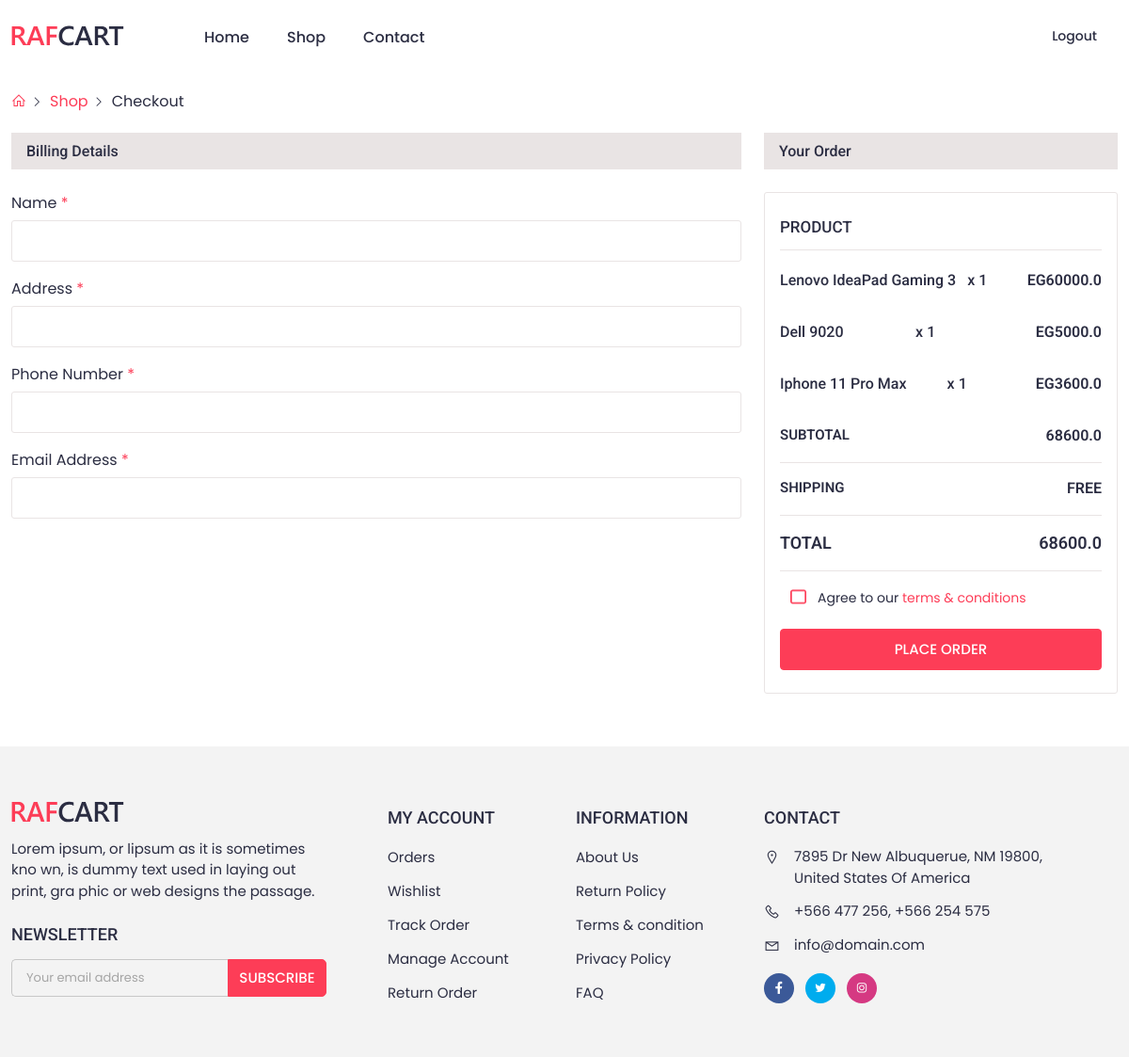
Page /shop/checkout/ (signed in) on the earlier database version.
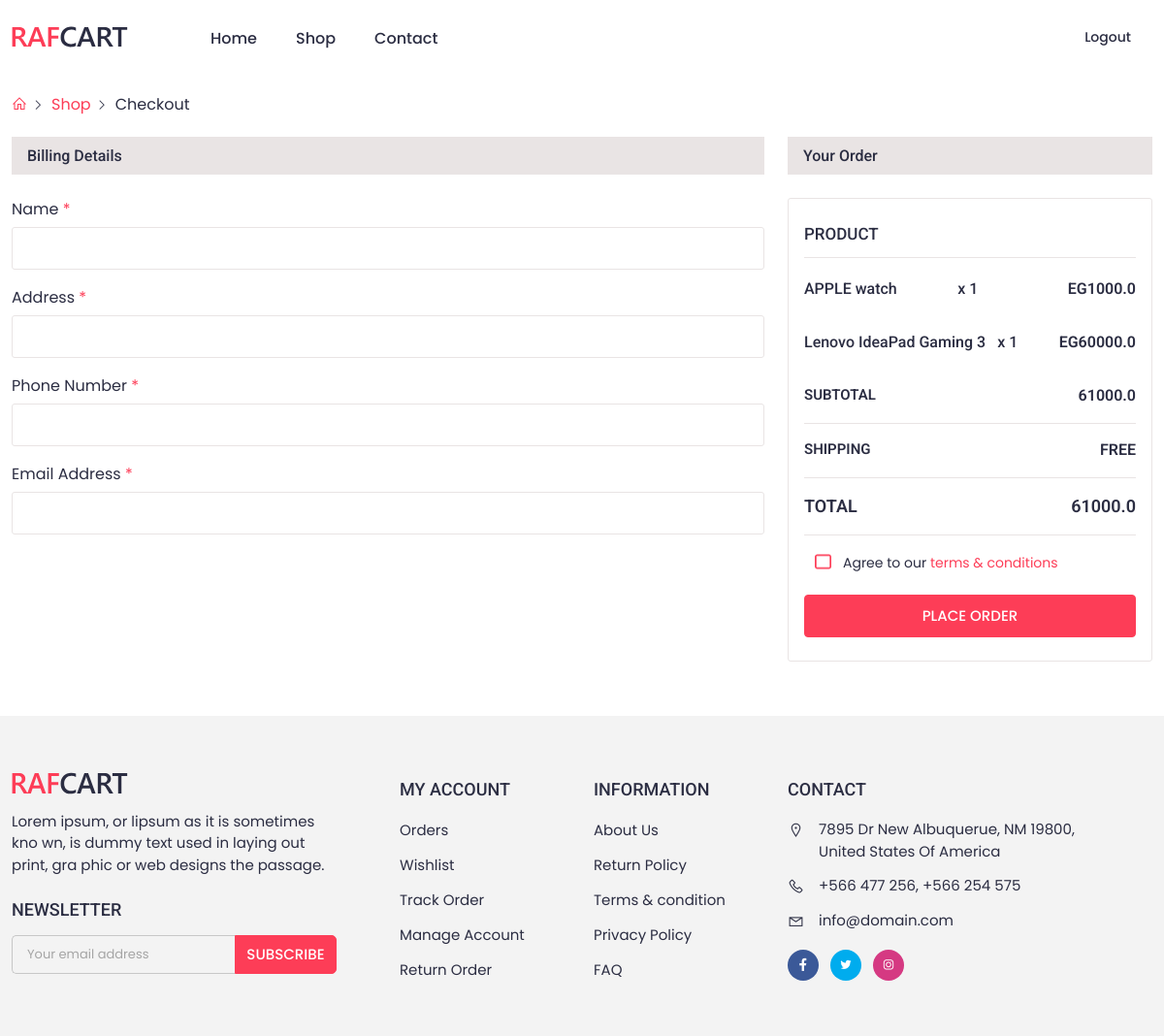
Same page on the later database version.
### shop/models.py (models this page shows, shortened)
class CartItem(models.Model):
    cart = models.ForeignKey(Cart, on_delete=models.CASCADE)
    product = models.ForeignKey(Product, on_delete=models.CASCADE)
    quantity = models.PositiveIntegerField(default=1)

class Product(models.Model):
    Name = models.CharField(max_length=60)
    Price = models.FloatField()
    Description = models.TextField(max_length=2000)
    Image = models.ImageField(upload_to='images/')
    Availability = models.BooleanField(default=True)
    Color=ColorField(default='#000000')
    Category=models.ForeignKey(Category, on_delete=models.SET_NULL, related_name="products",null=True)
    SubCategory=models.ForeignKey(SubCategory, on_delete=models.SET_NULL, related_name="products",null=True)
    Brand = models.ForeignKey(Brand, on_delete=models.CASCADE, related_name="Brand_Product",null=True)

### shop/views.py (the view, shortened to what this page needs)
# urls.py: path('checkout/',views.checkout, name='checkout'),
def checkout(request):
    if request.user.is_authenticated:
        cart = Cart.objects.filter(user=request.user).first()
        if cart:
            cart_items = CartItem.objects.filter(cart=cart)
            total_price = calculate_total_price(cart_items)
        else:
            cart_items = None
            total_price = 0
    else:
        cart_items = None
        total_price = 0
    return render(request, 'shop/checkout.html', {'cart_items': cart_items, 'total_price': total_price})

### shop/views.py (called while the page is built)
def calculate_total_price(cart_items):
    total_price = 0
    for cart_item in cart_items:
        total_price += cart_item.product.Price * cart_item.quantity
    return total_price

### templates/shop/checkout.html (shortened to what this page needs)
{% extends 'base.html' %}
{% block content %}
    <div class="container">
      <div class="breadcrumbs">
        <a href="{% url 'home' %}"><i class="las la-home"></i></a>
        <a href="#">Shop</a>
        <a href="#" class="active">Checkout</a>
      </div>
    </div>
     <div class="cart_area section_padding_b">
      <div class="container">
        <div class="row">
          <div class="col-xl-8 col-lg-7 col-md-6">
            <h4 class="shop_cart_title mb-4 ps-3">Billing details</h4>
            <div class="billing_form">
              <form method="post">
                  <div class="row">
                    <div class="col-lg-12">
                      <div class="single_billing_inp">
                        <label for="first_name">Name <span>*</span></label>
                        <input type="text" name="name"  />
                      </div>
                    </div>
                    <div class="col-12">
                      <div class="single_billing_inp">
                        <label for="street_addr"
                          > Address <span>*</span></label
                        >
                        <input name="address" type="text"  />
                      </div>
                    </div>
                    <div class="col-12">
                      <div class="single_billing_inp">
                        <label for="phone_number"
                          >Phone Number <span>*</span></label
                        >
                        <input name="phone" type="text"  />
                      </div>
                    </div>
                    <div class="col-12">
                      <div class="single_billing_inp">
                        <label for="email_addr">Email Address <span>*</span></label>
                        <input  name="email" type="text"/>
                      </div>
                    </div>
                  </div>
                </div>
                </div>
                <div class="col-xl-4 col-lg-5 col-md-6">
                  <h4 class="shop_cart_title ps-3">Your order</h4>
                  <div class="checkout_order mt-4">
                    <h4>product</h4>
                    {% for item in cart_items %}
                    <div class="single_check_order">
                      <div class="checkorder_cont">
                        <h5>{{ item.product.Name }}</h5>
                      </div>
                        <p class="checkorder_qnty">x {{ item.quantity }}</p>
                      <p class="checkorder_price">EG{{ item.product.Price }}</p>
                    </div>
                    {% endfor %}
                    <div class="single_check_order subs">
                      <div class="checkorder_cont subtotal-h">
                        <h5>Subtotal</h5>
                      </div>
                      <p class="checkorder_price">{{ total_price }}</p>
                    </div>
                    <div class="single_check_order subs">
                      <div class="checkorder_cont subtotal-h">
                        <h5>Shipping</h5>
                      </div>
                      <p class="checkorder_price">Free</p>
                    </div>
                    <div class="single_check_order total">
                      <div class="checkorder_cont">
                        <h5>Total</h5>
                      </div>
                      <p class="checkorder_price">{{ total_price }}</p>
                    </div>
                    <div class="checkorder_agree custom_check check_2">
                      <label for="save-default"
                      >Agree to our
                      <a href="#" class="text-color">terms & conditions</a></label
                      >
                    </div>
                    <div class="checkorder_btn">
                      <button type="submit" class="default_btn rounded w-100">place order</button>
                    </div>
              </div>
            </div>
        </div>
      </div>
    </div>
{% endblock content %}

Differences in the rows shown:
removed CartItem: product.Name "Dell 9020", quantity "1", product.Price "5000.0"
removed CartItem: product.Name "Iphone 11 Pro Max", quantity "1", product.Price "3600.0"
added CartItem: product.Name "APPLE watch", quantity "1", product.Price "1000.0"
Other differences:
{{ total_price }}: "68600.0" → "61000.0"
